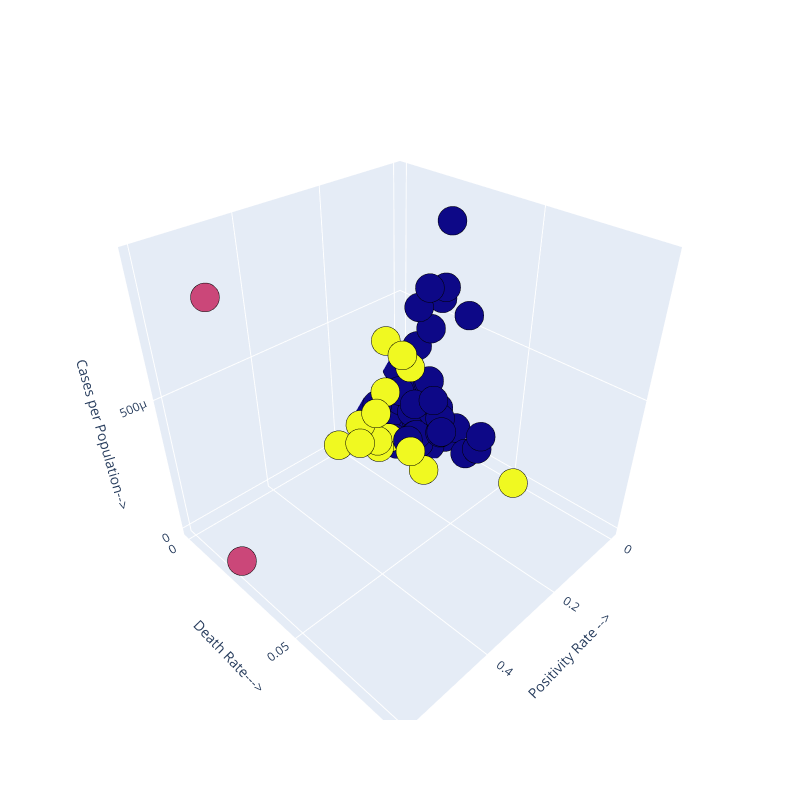

Notebook cell for this chart:
### Code cell
cl2(df_4_cl_Median,3)
printCountries(df_4_cl_Median,3)
